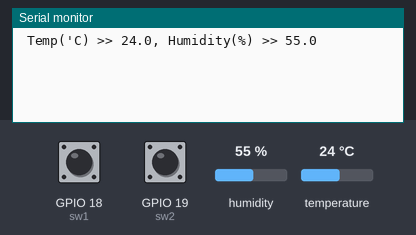
Bench run of a sketch on a simulated ESP32. Shown: the last lines printed to the serial monitor. The test bench sets the inputs (shaded band); at power-on: humidity 55 %, temperature 24 °C, GPIO 18 (sw1) LOW, GPIO 19 (sw2) LOW. WiFi joins after 1.5 s; servers stay silent unless stated.

Above: at 3.0 s.
3.1 s: humidity set to 22 %
At 4.4 s:
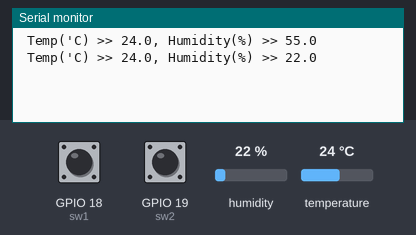
4.6 s: temperature set to 12 °C
At 5.5 s:
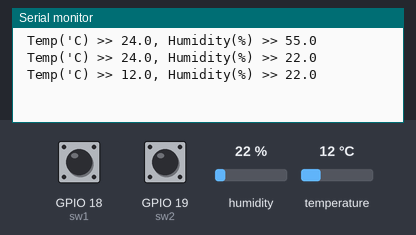
6.1 s: humidity set to 40 %
At 7.6 s:
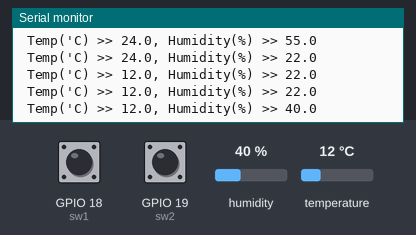
Timing chart, 0 to 9.1 s (numbered marks = the images above; inputs shaded):
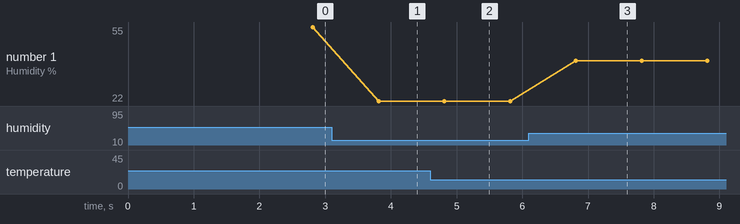

The sketch:

D30_DHT22___4_LED___2_Switch.ino
```cpp
#define BLYNK_PRINT Serial
#define BLYNK_TEMPLATE_ID           "TMPL6vwqBlOjf"
#define BLYNK_TEMPLATE_NAME         "Test"
#define BLYNK_AUTH_TOKEN            "oX3Ov2I9WArgv_lURrUoFKI11QUS3B-B"
#include <WiFi.h>
#include <WiFiClient.h>
#include <BlynkSimpleEsp32.h>
#include "DHTesp.h"
#define DHT22_Pin 15
#define sw1 18
#define sw2 19
char ssid[] = "It's bad day not a bad life";
char pass[] = "0641453596";
DHTesp dht;
//boolean btnState = false;
WidgetLED LED1(V2);
WidgetLED LED2(V3);
BlynkTimer timer;
void setup() {
Serial.begin(115200);
dht.setup(DHT22_Pin, DHTesp::DHT22); // Connect DHT sensor to GPIO 15
pinMode(sw1, INPUT_PULLDOWN);
pinMode(sw2, INPUT_PULLDOWN);
Blynk.begin(BLYNK_AUTH_TOKEN, ssid, pass);
timer.setInterval(1000L, myTimerEvent);
}
void myTimerEvent() {
float humidity = dht.getHumidity();
float temperature = dht.getTemperature();
Blynk.virtualWrite(V0, temperature);
Blynk.virtualWrite(V1, humidity);
if (digitalRead(sw1)) LED1.on();
else LED1.off();
if (digitalRead(sw2)) LED2.on();
else LED2.off();
Serial.print(" Temp('C) >> "); Serial.print(temperature, 1);
Serial.print(", Humidity(%) >> "); Serial.println(humidity, 1);
}
void loop()
{ Blynk.run();
timer.run(); // running timer every 250ms
}
```

Measured:
- after the input at 3.1 s, the serial monitor: prints a new line after 0.71 s (image 1)
- after the input at 4.6 s, the serial monitor: prints a new line after 0.21 s (image 2)
- after the input at 6.1 s, the serial monitor: prints a new line after 0.71 s (image 3)
- plotted number 1: 55 → 22 after the input at 3.1 s, 22 → 40 after the input at 6.1 s
